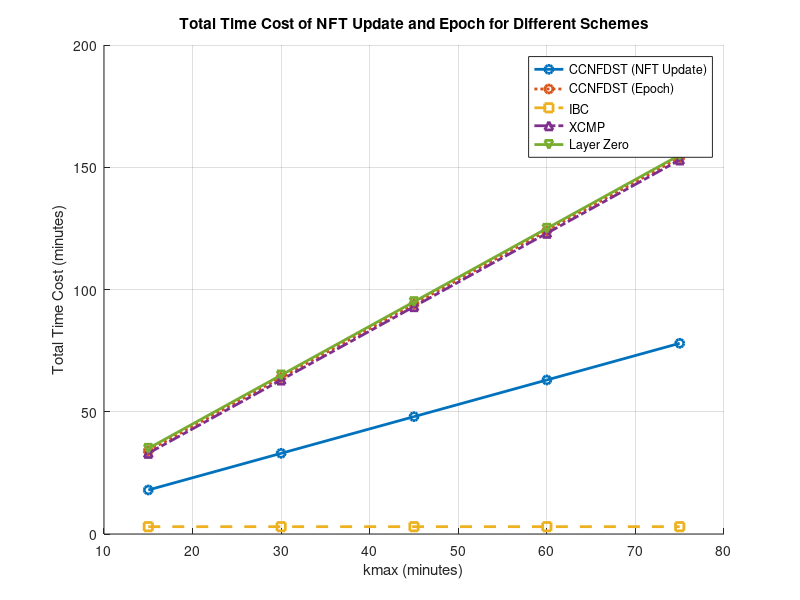

MATLAB code for this plot:
kmax = [15, 30, 45, 60, 75];

% Calculate the total time cost of NFT update for each scheme
ccnfdst_nft_update_time = 1 + kmax + 1 + 1;
ccnfdst_epoch_time = 1 + kmax + 1 + 1 + kmax + 1;
ibc_time = 1 + 1 + 1;
xcmp_time = 1 + kmax + 1 + kmax + 1;
layer_zero_time = 1 + kmax + 1 + 1 + kmax + 1 + 1;

% Plot the total time cost of NFT update
figure;
hold on;

plot(kmax, ccnfdst_nft_update_time, '-o', 'LineWidth', 2, 'DisplayName', 'CCNFDST (NFT Update)');
plot(kmax, ccnfdst_epoch_time, ':o', 'LineWidth', 2, 'DisplayName', 'CCNFDST (Epoch)');
plot(kmax, ibc_time * ones(size(kmax)), '--s', 'LineWidth', 2, 'DisplayName', 'IBC');
plot(kmax, xcmp_time, '-.^', 'LineWidth', 2, 'DisplayName', 'XCMP');
plot(kmax, layer_zero_time, '-v', 'LineWidth', 2, 'DisplayName', 'Layer Zero');

% Customize plot appearance
xlabel('kmax (minutes)');
ylabel('Total Time Cost (minutes)');
title('Total Time Cost of NFT Update and Epoch for Different Schemes');
legend('show');

grid on;
hold off;
